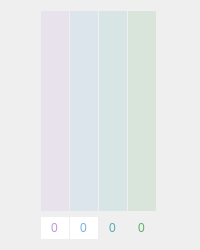
      <widget class="QWidget" name="wefe_measurements">
       <layout class="QGridLayout" name="gridLayout_11">
        <item row="0" column="0">
         <widget class="QFrame" name="wefe_container">
          <property name="minimumSize">
           <size>
            <width>120</width>
            <height>0</height>
           </size>
          </property>
          <property name="maximumSize">
           <size>
            <width>120</width>
            <height>16777215</height>
           </size>
          </property>
          <layout class="QGridLayout" name="gridLayout_21">
           <property name="leftMargin">
            <number>0</number>
           </property>
           <property name="topMargin">
            <number>0</number>
           </property>
           <property name="rightMargin">
            <number>0</number>
           </property>
           <property name="bottomMargin">
            <number>0</number>
           </property>
           <property name="horizontalSpacing">
            <number>0</number>
           </property>
           <property name="verticalSpacing">
            <number>6</number>
           </property>
           <item row="0" column="3" rowspan="2">
            <widget class="QSlider" name="energy_slider">
             <property name="minimumSize">
              <size>
               <width>28</width>
               <height>200</height>
              </size>
             </property>
             <property name="toolTip">
              <string>&lt;html&gt;&lt;head/&gt;&lt;body&gt;&lt;p&gt;Energy&lt;/p&gt;&lt;/body&gt;&lt;/html&gt;</string>
             </property>
             <property name="styleSheet">
              <string notr="true">
/* ///////////////////////////////////////////////////////////////
QToolTip
/////////////////////////////////////////////////////////////// */
QToolTip {
    background: rgba(23,23,23, 150);
    border: 1px solid rgb(104,174,102);
    border-radius: 5px; 
    padding:4px; 
    text-align: left;
    color: rgb(104,174,102);
}

/* ////////////////////////////////////////////////////////////////////////
energy slider
//////////////////////////////////////////////////////////////////////// */
QSlider::handle:vertical {background:rgb(96,174,106);}
QSlider::groove:vertical {background:rgba(96,174,106, 0.15);}
QSlider::handle:vertical:hover {background:rgb(126,204,136);}
QSlider::handle:vertical:pressed {background:rgb(76,154,86);}
QSlider::add-page:vertical {background:rgb(96,174,106);}
QSlider::groove:vertical:hover {background:rgba(96,174,106,0.35);}
</string>
             </property>
             <property name="maximum">
              <number>10</number>
             </property>
             <property name="orientation">
              <enum>Qt::Vertical</enum>
             </property>
            </widget>
           </item>
           <item row="2" column="1">
            <widget class="QSpinBox" name="excite_spinbox">
             <property name="toolTip">
              <string>&lt;html&gt;&lt;head/&gt;&lt;body&gt;&lt;p&gt;Excitement&lt;/p&gt;&lt;/body&gt;&lt;/html&gt;</string>
             </property>
             <property name="styleSheet">
              <string notr="true">
    /* ///////////////////////////////////////////////////////////////
    QSpinBox
    /////////////////////////////////////////////////////////////// */
    QSpinBox {color:rgb(122,177,222);}
    QSpinBox:hover {color: rgb(182,237,255);}
    QSpinBox:focus {color: rgb(152,207,252);}
    </string>
             </property>
             <property name="frame">
              <bool>false</bool>
             </property>
             <property name="alignment">
              <set>Qt::AlignCenter</set>
             </property>
             <property name="buttonSymbols">
              <enum>QAbstractSpinBox::NoButtons</enum>
             </property>
             <property name="maximum">
              <number>10</number>
             </property>
            </widget>
           </item>
           <item row="2" column="2">
            <widget class="QSpinBox" name="focus_spinbox">
             <property name="toolTip">
              <string>&lt;html&gt;&lt;head/&gt;&lt;body&gt;&lt;p&gt;focus&lt;/p&gt;&lt;/body&gt;&lt;/html&gt;</string>
             </property>
             <property name="styleSheet">
              <string notr="true">
/* ///////////////////////////////////////////////////////////////
QToolTip
/////////////////////////////////////////////////////////////// */
QToolTip {
    background: rgba(23,23,23, 150);
    border: 1px solid rgb(100,172,173);
    border-radius: 5px; 
    padding:4px; 
    text-align: left;
    color: rgb(100,172,173);
}
QSpinBox {background:transparent;color:rgb(89,172,172);}
QSpinBox:hover {color: rgb(149,232,232);}
QSpinBox:focus {color: rgb(119,202,202);}
</string>
             </property>
             <property name="frame">
              <bool>false</bool>
             </property>
             <property name="alignment">
              <set>Qt::AlignCenter</set>
             </property>
             <property name="buttonSymbols">
              <enum>QAbstractSpinBox::NoButtons</enum>
             </property>
             <property name="maximum">
              <number>10</number>
             </property>
            </widget>
           </item>
           <item row="0" column="1" rowspan="2">
            <widget class="QSlider" name="excite_slider">
             <property name="minimumSize">
              <size>
               <width>28</width>
               <height>200</height>
              </size>
             </property>
             <property name="toolTip">
              <string>&lt;html&gt;&lt;head/&gt;&lt;body&gt;&lt;p&gt;Excitement&lt;/p&gt;&lt;/body&gt;&lt;/html&gt;</string>
             </property>
             <property name="styleSheet">
              <string notr="true">
/* ///////////////////////////////////////////////////////////////
QToolTip
/////////////////////////////////////////////////////////////// */
QToolTip {
    background: rgba(23,23,23, 150);
    border: 1px solid rgb(100,172,173);
    border-radius: 5px; 
    padding:4px; 
    text-align: left;
    color: rgb(100,172,173);
}

    /* ///////////////////////////////////////////////////////////////
    QSlider Colors
    /////////////////////////////////////////////////////////////// */
    
    QSlider::handle:vertical {background:rgb(122,177,222);}
    QSlider::groove:vertical{background:rgba(122,177,222, 0.15);}
    QSlider::handle:vertical:hover {background:rgb(152,207,252);}
    QSlider::handle:vertical:pressed {background:rgb(102,157,202);}
    QSlider::add-page:vertical{background:rgb(122,177,222);}
    QSlider::groove:vertical:hover {background:rgba(122,177,222,0.35);}
    </string>
             </property>
             <property name="maximum">
              <number>10</number>
             </property>
             <property name="orientation">
              <enum>Qt::Vertical</enum>
             </property>
            </widget>
           </item>
           <item row="2" column="3">
            <widget class="QSpinBox" name="energy_spinbox">
             <property name="toolTip">
              <string>&lt;html&gt;&lt;head/&gt;&lt;body&gt;&lt;p&gt;Energy&lt;/p&gt;&lt;/body&gt;&lt;/html&gt;</string>
             </property>
             <property name="styleSheet">
              <string notr="true">
/* ///////////////////////////////////////////////////////////////
QToolTip
/////////////////////////////////////////////////////////////// */
QToolTip {
    background: rgba(23,23,23, 150);
    border: 1px solid rgb(104,174,102);
    border-radius: 5px; 
    padding:4px; 
    text-align: left;
    color: rgb(104,174,102);
}

/* ///////////////////////////////////////////////////////////////
QSpinBox
/////////////////////////////////////////////////////////////// */
QSpinBox {background:transparent;color:rgb(96,175,107);}
QSpinBox:hover {color: rgb(156,235,167);}
QSpinBox:focus {color: rgb(126,205,137);}
</string>
             </property>
             <property name="frame">
              <bool>false</bool>
             </property>
             <property name="alignment">
              <set>Qt::AlignCenter</set>
             </property>
             <property name="buttonSymbols">
              <enum>QAbstractSpinBox::NoButtons</enum>
             </property>
             <property name="maximum">
              <number>10</number>
             </property>
            </widget>
           </item>
           <item row="2" column="0">
            <widget class="QFrame" name="frame_5">
             <layout class="QVBoxLayout" name="verticalLayout_5">
              <property name="spacing">
               <number>0</number>
              </property>
              <property name="leftMargin">
               <number>0</number>
              </property>
              <property name="topMargin">
               <number>0</number>
              </property>
              <property name="rightMargin">
               <number>0</number>
              </property>
              <property name="bottomMargin">
               <number>0</number>
              </property>
              <item>
               <widget class="QSpinBox" name="wellbeing_spinbox">
                <property name="toolTip">
                 <string>&lt;html&gt;&lt;head/&gt;&lt;body&gt;&lt;p&gt;Wellbeing&lt;/p&gt;&lt;/body&gt;&lt;/html&gt;</string>
                </property>
                <property name="styleSheet">
                 <string notr="true">
/* ///////////////////////////////////////////////////////////////
QToolTip
/////////////////////////////////////////////////////////////// */
QToolTip {
    background: rgba(23,23,23, 150);
    border: 1px solid rgb(184,153,222);
    border-radius: 5px; 
    padding:4px; 
    text-align: left;
    color: rgb(184,153,222);
}

    /* ///////////////////////////////////////////////////////////////
    QSpinBox
    /////////////////////////////////////////////////////////////// */
    QSpinBox {color:rgb(186,153,219);}
    QSpinBox:hover {color: rgb(246,213,255);}
    QSpinBox:focus {color: rgb(216,183,249);}
    </string>
                </property>
                <property name="frame">
                 <bool>false</bool>
                </property>
                <property name="alignment">
                 <set>Qt::AlignCenter</set>
                </property>
                <property name="buttonSymbols">
                 <enum>QAbstractSpinBox::NoButtons</enum>
                </property>
                <property name="maximum">
                 <number>10</number>
                </property>
               </widget>
              </item>
             </layout>
            </widget>
           </item>
           <item row="0" column="2" rowspan="2">
            <widget class="QSlider" name="focus_slider">
             <property name="minimumSize">
              <size>
               <width>28</width>
               <height>200</height>
              </size>
             </property>
             <property name="toolTip">
              <string>&lt;html&gt;&lt;head/&gt;&lt;body&gt;&lt;p&gt;focus&lt;/p&gt;&lt;/body&gt;&lt;/html&gt;</string>
             </property>
             <property name="styleSheet">
              <string notr="true">
/* ///////////////////////////////////////////////////////////////
QToolTip
/////////////////////////////////////////////////////////////// */
QToolTip {
    background: rgba(23,23,23, 150);
    border: 1px solid rgb(100,172,173);
    border-radius: 5px; 
    padding:4px; 
    text-align: left;
    color: rgb(100,172,173);
}
/* ////////////////////////////////////////////////////////////////////////
focus slider
//////////////////////////////////////////////////////////////////////// */
QSlider::handle:vertical {background:rgb(89,172,172);}
QSlider::groove:vertical{background:rgba(89,172,172, 0.15);}
QSlider::handle:vertical:hover {background:rgb(119,202,202);}
QSlider::handle:vertical:pressed {background:rgb(69,152,152);}
QSlider::add-page:vertical{background:rgb(89,172,172);}
QSlider::groove:vertical:hover {background:rgba(89,172,172,0.35);}</string>
             </property>
             <property name="maximum">
              <number>10</number>
             </property>
             <property name="orientation">
              <enum>Qt::Vertical</enum>
             </property>
            </widget>
           </item>
           <item row="0" column="0" rowspan="2">
            <widget class="QSlider" name="wellbeing_slider">
             <property name="minimumSize">
              <size>
               <width>28</width>
               <height>200</height>
              </size>
             </property>
             <property name="toolTip">
              <string>&lt;html&gt;&lt;head/&gt;&lt;body&gt;&lt;p&gt;Wellbeing&lt;/p&gt;&lt;/body&gt;&lt;/html&gt;</string>
             </property>
             <property name="styleSheet">
              <string notr="true">
/* ///////////////////////////////////////////////////////////////
QToolTip
/////////////////////////////////////////////////////////////// */
QToolTip {
    background: rgba(23,23,23, 150);
    border: 1px solid rgb(184,153,222);
    border-radius: 5px; 
    padding:4px; 
    text-align: left;
    color: rgb(184,153,222);
}
QSlider::groove:vertical {background:rgba(186,153,219, 0.15);}
QSlider::handle:vertical {background:rgb(186,153,219);}
QSlider::handle:vertical:hover {background:rgb(216,183,249);}
QSlider::handle:vertical:pressed {background:rgb(166,133,199);}
QSlider::add-page:vertical{background:rgb(186,153,219);}
QSlider::groove:vertical:hover {background:rgba(186,153,219,0.35);} 
</string>
             </property>
             <property name="maximum">
              <number>10</number>
             </property>
             <property name="orientation">
              <enum>Qt::Vertical</enum>
             </property>
            </widget>
           </item>
          </layout>
         </widget>
        </item>
       </layout>
      </widget>
